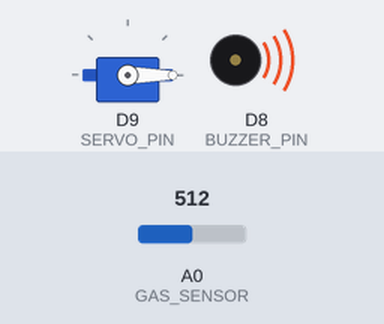
Bench run of a sketch on a simulated Arduino Uno R4 WiFi. Parts: servo, buzzer (waves = sounding, pin HIGH). The inputs (shaded band) are chosen by the test bench; at power-on: A0 (GAS_SENSOR) = 512. WiFi joins after 1.5 s; servers stay silent unless stated; uploads are accepted with an empty reply; what the sketch prints to the serial monitor is not drawn.

Above: at 3.7 s.
3.8 s: A0 (GAS_SENSOR) set to 307
5.3 s: A0 (GAS_SENSOR) set to 289
At 6.5 s:
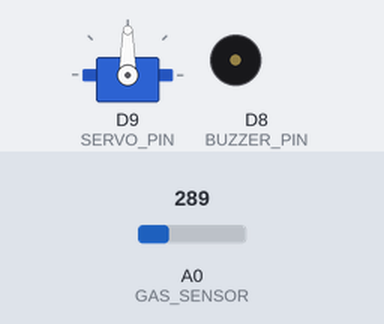
7.2 s: A0 (GAS_SENSOR) set to 306
At 7.9 s:
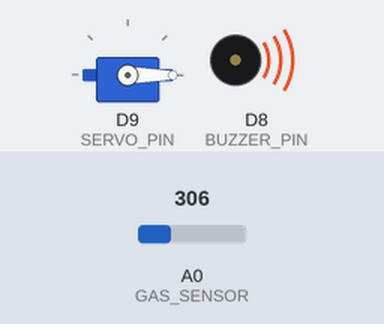
8.8 s: A0 (GAS_SENSOR) set to 290
At 10.4 s:
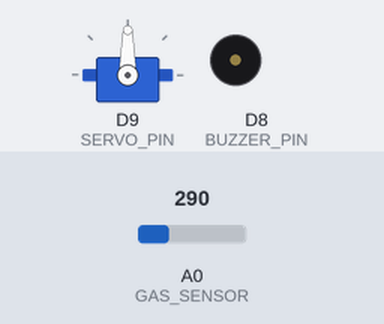
Timing chart, 0 to 11.4 s (numbered marks = the images above; inputs shaded):
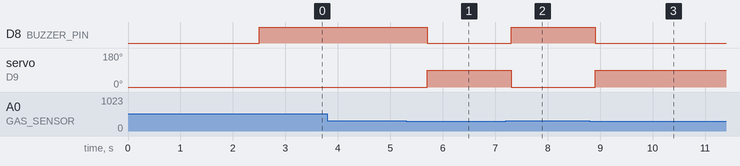

The sketch:

lpg_sensor_local.ino
```cpp
#include <WiFiS3.h>
#include <WiFiSSLClient.h>
#include <ArduinoHttpClient.h>
#include <Servo.h>

// ================= WIFI =================
#define WIFI_SSID     "Lleva"
#define WIFI_PASSWORD "4koSiFyke123*"

// ================= FIREBASE =================
#define FIREBASE_HOST "gsafe-eeead-default-rtdb.asia-southeast1.firebasedatabase.app"
#define FIREBASE_PORT 443

// ================= PINS =================
#define GAS_SENSOR A0
#define SERVO_PIN  9
#define BUZZER_PIN 8

// ================= CONFIG =================
#define GAS_THRESHOLD 300
#define SERVO_CLOSED 0
#define SERVO_OPEN   90

// ================= OBJECTS =================
Servo myservo;
WiFiSSLClient sslClient;
HttpClient https(sslClient, FIREBASE_HOST, FIREBASE_PORT);

// ================= STATE =================
enum Mode { AUTO, MANUAL };
Mode mode = AUTO;

bool manualIsOn = false;
bool buzzerState = false;
int  lastServoAngle = -1;

Mode lastMode = AUTO;
bool lastManualState = false;

// ================= TIMING =================
unsigned long lastGasLogTime = 0;
unsigned long lastFirebaseTime = 0;

const unsigned long GAS_LOG_INTERVAL = 1500;
const unsigned long FIREBASE_READ_INTERVAL = 5000;

// ================= SETUP =================
void setup() {
  Serial.begin(115200);
  delay(1000);

  pinMode(BUZZER_PIN, OUTPUT);
  digitalWrite(BUZZER_PIN, LOW);

  myservo.attach(SERVO_PIN);
  myservo.write(SERVO_CLOSED);

  connectWiFi();
}

// ================= LOOP =================
void loop() {
  unsigned long now = millis();

  // 🔥 LOCAL SENSOR (decision source in AUTO)
  int localGasLevel = analogRead(GAS_SENSOR);

  if (now - lastGasLogTime >= GAS_LOG_INTERVAL) {
    logWithTime("Local gas level: " + String(localGasLevel));
    lastGasLogTime = now;
  }

  if (now - lastFirebaseTime >= FIREBASE_READ_INTERVAL) {
    readFirebaseConfig();
    lastFirebaseTime = now;
  }

  handleMode(localGasLevel);
  sendGasLevel(localGasLevel);
}

// ================= WIFI =================
void connectWiFi() {
  Serial.print("Connecting to WiFi");
  WiFi.begin(WIFI_SSID, WIFI_PASSWORD);
  while (WiFi.status() != WL_CONNECTED) {
    Serial.print(".");
    delay(500);
  }
  Serial.println("\nWiFi connected");
}

// ================= MODE LOGIC =================
void handleMode(int localGasLevel) {

  if (mode == AUTO) {

    if (mode != lastMode) {
      logWithTime("MODE: AUTO (LOCAL SENSOR)");
      lastMode = mode;
    }

    bool gasSafe = localGasLevel < GAS_THRESHOLD;

    // 🔥 SERVO: LOCAL SENSOR
    setServo(gasSafe, localGasLevel);

    // 🔥 BUZZER: LOCAL SENSOR
    setBuzzer(!gasSafe, localGasLevel);

  } else { // MANUAL MODE

    if (mode != lastMode) {
      logWithTime("MODE: MANUAL");
      lastMode = mode;
    }

    if (manualIsOn != lastManualState) {
      setServo(manualIsOn, -1);
      lastManualState = manualIsOn;
    }

    // 🔒 Manual mode: buzzer always OFF
    setBuzzer(false, localGasLevel);
  }
}

// ================= SERVO =================
void setServo(bool open, int gasLevel) {
  int angle = open ? SERVO_OPEN : SERVO_CLOSED;

  if (angle != lastServoAngle) {
    myservo.write(angle);
    lastServoAngle = angle;

    if (gasLevel >= 0) {
      logWithTime(
        String("Servo ") +
        (open ? "OPEN" : "CLOSED") +
        " | LOCAL GAS: " +
        String(gasLevel)
      );
    } else {
      logWithTime(String("Servo ") + (open ? "OPEN" : "CLOSED"));
    }
  }
}

// ================= BUZZER =================
void setBuzzer(bool on, int gasLevel) {
  if (on == buzzerState) return;

  digitalWrite(BUZZER_PIN, on ? HIGH : LOW);
  buzzerState = on;

  if (on) {
    logWithTime("🚨 BUZZER ON | LOCAL GAS: " + String(gasLevel));
  } else {
    logWithTime("✅ BUZZER OFF | LOCAL GAS: " + String(gasLevel));
  }
}

// ================= FIREBASE =================
void readFirebaseConfig() {

  https.beginRequest();
  https.get("/config/mode/mode.json");
  https.endRequest();

  if (https.responseStatusCode() == 200) {
    String body = https.responseBody();
    body.replace("\"", "");
    body.trim();
    mode = (body == "manual") ? MANUAL : AUTO;
    logWithTime("Firebase mode: " + body);
  }

  https.beginRequest();
  https.get("/regulator/state/isOn.json");
  https.endRequest();

  if (https.responseStatusCode() == 200) {
    String body = https.responseBody();
    body.replace("\"", "");
    body.trim();
    manualIsOn = (body == "true");
    logWithTime(String("Manual state: ") + (manualIsOn ? "ON" : "OFF"));
  }
}

// ================= SEND GAS =================
void sendGasLevel(int gasLevel) {
  static char payload[128];

  snprintf(payload, sizeof(payload),
           "{\"level\":%d,\"updatedAt\":\"2026-02-02T00:00:00Z\"}",
           gasLevel);

  https.beginRequest();
  https.put("/sensors/gasLevel.json", "application/json", payload);
  https.endRequest();
  https.responseStatusCode();
}

// ================= LOGGING =================
void logWithTime(String message) {
  unsigned long seconds = millis() / 1000;
  unsigned long minutes = seconds / 60;
  unsigned long hours   = minutes / 60;

  char buf[96];
  snprintf(buf, sizeof(buf),
           "[%02lu:%02lu:%02lu] %s",
           hours % 24, minutes % 60, seconds % 60,
           message.c_str());

  Serial.println(buf);
}
```

Measured:
- the behaviour switches between 300 and 299 on A0 (GAS_SENSOR) (found by bisection; images 0 and 1)
- after the input at 3.8 s, every drawn part: stays the same
- after the input at 5.3 s, D8 (BUZZER_PIN): HIGH → LOW after 0.41 s; servo on D9 (SERVO_PIN): 0° → 90° after 0.41 s
- after the input at 7.2 s, D8 (BUZZER_PIN): LOW → HIGH after 0.11 s; servo on D9 (SERVO_PIN): 90° → 0° after 0.11 s
- after the input at 8.8 s, D8 (BUZZER_PIN): HIGH → LOW after 0.11 s; servo on D9 (SERVO_PIN): 0° → 90° after 0.11 s
